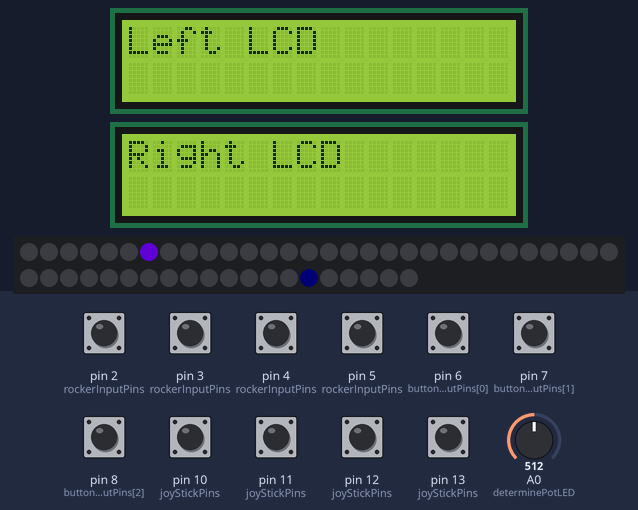
This sketch was run on a simulated Arduino Uno, built with avr-gcc and run on an emulated ATmega328P. On the bench: 2 × 16×2 character LCD, 50 RGB LEDs in strip order, left to right, continuing on the next row. Inputs (shaded band) come from the test bench; at power-on: pin 2 (rockerInputPins), pin 3 (rockerInputPins), pin 4 (rockerInputPins), pin 5 (rockerInputPins), pin 6 (buttonInputPins[0]), pin 7 (buttonInputPins[1]), pin 8 (buttonInputPins[2]), pin 10 (joyStickPins), pin 11 (joyStickPins), pin 12 (joyStickPins), pin 13 (joyStickPins) HIGH, A0 (determinePotLED) = 512. Dim RGB values are drawn brighter than linear; what the sketch prints to the serial monitor is not drawn.

Above: at 1.3 s.
1.4 s: A0 (determinePotLED) set to 110
3.0 s: A0 (determinePotLED) set to 92
6.0 s: pin 6 (buttonInputPins[0]) pulled LOW for 0.15 s
7.8 s: pin 7 (buttonInputPins[1]) pulled LOW for 0.15 s
9.7 s: pin 8 (buttonInputPins[2]) pulled LOW for 0.15 s
11.5 s: A0 (determinePotLED) set to 306
Timing chart, 0 to 14.1 s (numbered marks = the images above; inputs shaded):
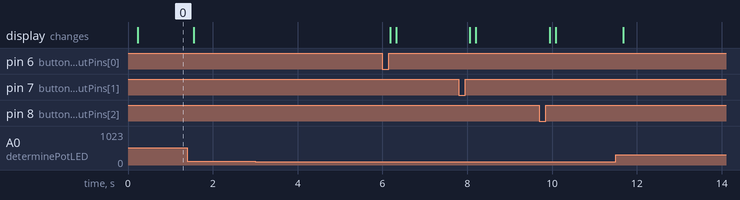

The sketch:

SpaceGame_Arduino_Testing.ino
```cpp
/*****************************************************************************
* Testing script for Space Game physical controls, utilizing and Arduino Uno
* Includes printing to serial display for debugging
*
* All digital inputs are set with the internal Pull-up resistors
*   -logic: physical activation will read "0," no activation will read "1"
*
* Ensure that the "LiquidCrystal_I2C" and "FastLED" libraries are downloaded
*   -utilize library manager if necessary
*
* LCD initialization and handling occurs within setup
*   -should display "left LCD" and "right LCD" respectively
*   -right LCD has bridging on the A0 pins for addressing purposes
*
* LEDs are addressed with the following:
*   Pot LED 1: 0
*   Pot LED 2: 2
*   Pot LED 3: 4
*   Pot LED 4: 6
*   Pot LED 5: 8
*   Button LED 1: 40
*   Button LED 2: 42
*   Button LED 3: 44
*
*   -These addresses are utilized for testing purposes
*   -These values can be adjusted with the potLED# and buttLED# variables
*
* Pot mapping has been set to handle 3.3v
*
* Refer to Circuit Diagram for pin numbers
*
* Contact me if you have an questions/difficulties: mark@escapetheroomnyc.com
**********************************************************************************/
#include <Wire.h>
#include <LiquidCrystal_I2C.h>
#include <FastLED.h>

#define UPDATES_PER_SECOND 100
LiquidCrystal_I2C lcd_leftSide(0x27,16,2);
LiquidCrystal_I2C lcd_rightSide(0x26,16,2);

#define LED_PIN     9     //pin# for data
#define NUM_LEDS    50
#define BRIGHTNESS  200
#define LED_TYPE    WS2811
#define COLOR_ORDER GRB
CRGB leds[NUM_LEDS];

//ADJUSTABLE LED ADDRESSES
int potLED1 = 0;
int potLED2 = 2;
int potLED3 = 4;
int potLED4 = 6;
int potLED5 = 8;

int buttLED1 = 40;
int buttLED2 = 42;
int buttLED3 = 44;

//text for LCD displays
String lcd_leftSide_Title = "Left LCD";
String lcd_rightSide_Title = "Right LCD";

//pin numbers for physical controls
int rockerInputPins[4] = {2,3,4,5};
int buttonInputPins[3] = {6,7,8};
int joyStickPins[4] = {10,11,12,13};

int potValue = 0;   //hold recieved potentiometer value for evaluation/mapping
int potLEDNum = 0;  //holds LED address for LED activation

void setup() {
  Serial.begin(9600);

  //set control pins
  for (int i = 2; i < 14; i++)
  {
    if (i != 9)
    {
      pinMode(i, INPUT_PULLUP);
    }
  }

  //potentiometer Pin
  pinMode(A0, INPUT);

  //handles LCD initialization and pushes text
  initializeAndTestLCDs();

  //prep LED strip handling
  FastLED.addLeds<LED_TYPE, LED_PIN, COLOR_ORDER>(leds, NUM_LEDS).setCorrection( TypicalLEDStrip );
  FastLED.setBrightness(  BRIGHTNESS );
}

void loop()
{
  determinePotLED();    //handles LED selection for pot
  activateLEDs();       //handles LED addressing with color/saturation values

  monitorInputs();      //utilize serial monitor for debugging

  //push data to LED strip
  FastLED.show();
  FastLED.delay(500 / UPDATES_PER_SECOND);
}

/**************************************************
* Initializes LCDs and populates screen with text
***************************************************/
void initializeAndTestLCDs()
{
  lcd_leftSide.init();
  lcd_leftSide.backlight();
  lcd_leftSide.clear();
  lcd_leftSide.setCursor(0,0);
  lcd_leftSide.print(lcd_leftSide_Title);

  lcd_rightSide.init();
  lcd_rightSide.backlight();
  lcd_rightSide.clear();
  lcd_rightSide.setCursor(0,0);
  lcd_rightSide.print(lcd_rightSide_Title);
}

/**************************************************
* Map pot values and determine LED# for activation
**************************************************/
void determinePotLED()
{
  //map values and store
  potValue = map(analogRead(A0), 0, 695, 1, 6);

    //determine LED for activation
    switch (potValue)
    {
      case 1:
        potLEDNum = potLED1;
        break;
      case 2:
        potLEDNum = potLED2;
        break;
      case 3:
        potLEDNum = potLED3;
        break;
      case 4:
        potLEDNum = potLED4;
        break;
      default:
        potLEDNum = potLED5;
        break;
    }
}

/*********************************************
* Sets LEDs for activation: pot and buttons
**********************************************/
void activateLEDs()
{
  //turn OFF all LEDs except active POT LED
  for (int i = 0; i < 20; i++)
  {
    if(i != potLEDNum)
    {
      leds[i] = ColorFromPalette(RainbowColors_p, 190, 0, LINEARBLEND);
    }
  }

  //handles LED for button 1
  if (digitalRead(buttonInputPins[0]) == LOW)
  {
     leds[buttLED1] = ColorFromPalette(RainbowColors_p, 190, 250, LINEARBLEND);
  }
  else
  {
     leds[buttLED1] = ColorFromPalette(RainbowColors_p, 190, 0, LINEARBLEND);
  }

  //handles LED for button 2
  if (digitalRead(buttonInputPins[1]) == LOW)
  {
     leds[buttLED2] = ColorFromPalette(RainbowColors_p, 190, 250, LINEARBLEND);
  }
  else
  {
     leds[buttLED2] = ColorFromPalette(RainbowColors_p, 190, 0, LINEARBLEND);
  }

  //handles LED for button 3
  if (digitalRead(buttonInputPins[2]) == LOW)
  {
     leds[buttLED3] = ColorFromPalette(RainbowColors_p, 190, 250, LINEARBLEND);
  }
  else
  {
     leds[buttLED3] = ColorFromPalette(RainbowColors_p, 190, 1, LINEARBLEND);
  }

  //set Pot LED
  leds[potLEDNum] = ColorFromPalette(RainbowColors_p, 190, 250, LINEARBLEND);
}

/************************************************
* Prints values to serial monitor for debugging
************************************************/
void monitorInputs()
{
  //display rocker values
  for (int i = 2; i < 6; i++)
  {
    Serial.print("Rock " + String(i - 1) + ": " + String(digitalRead(i)) + " ");
  }

  //display button values
  for (int i = 6; i < 9; i++)
  {
    Serial.print("Butt " + String(i - 5) + ": " + String(digitalRead(i)) + " ");
  }

  //display joystick direction values
  for (int i = 10; i < 14; i++)
  {
    Serial.print("Stick Dir " + String(i - 9) + ": " + String(digitalRead(i)) + " ");
  }

  //display potentiometer value
  Serial.print("Pot: "+ String(analogRead(A0)));
  Serial.println("");
}
```

Measured:
- after the input at 3.0 s, every drawn part: stays the same
